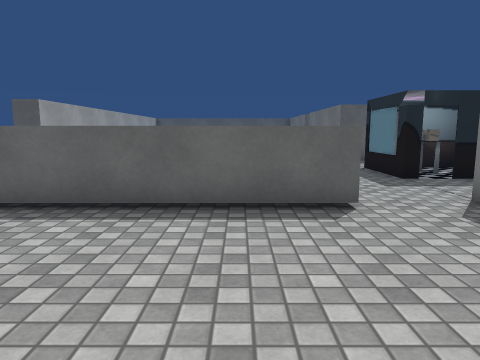
view 1 (above)

24 first-person views from a walk through a 3-D level made in the Unity game engine. The camera is 1.3 m above the floor, tilts 8° down and sees 70° across. The floor is counted in squares, 1 m on a side. Each view is taken from the middle of a square. On the plan, view 1 faces up. The plan holds only what a view shows up to about 15 squares ahead; the rest is blank. Some animated figures are not drawn. Some surface patterns are stand-ins.

view 2
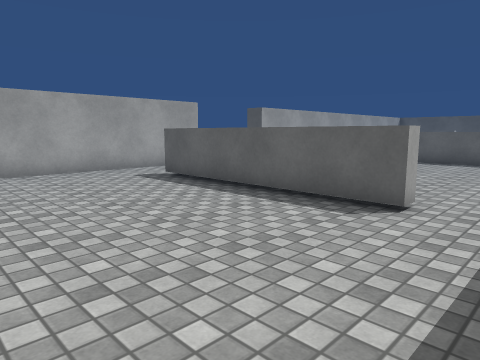

view 3
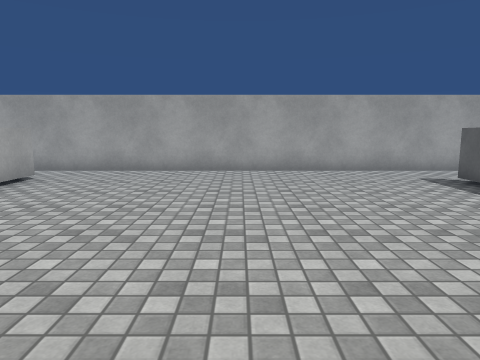

view 4
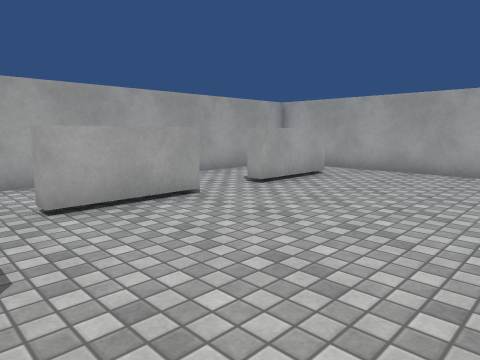

view 5
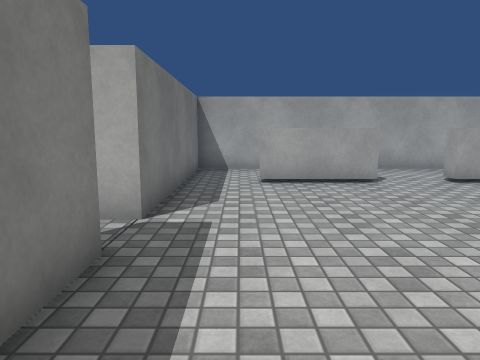

view 6
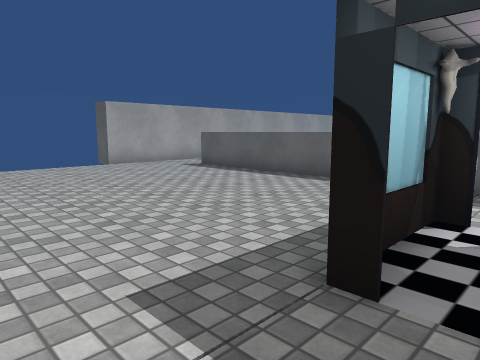

view 7
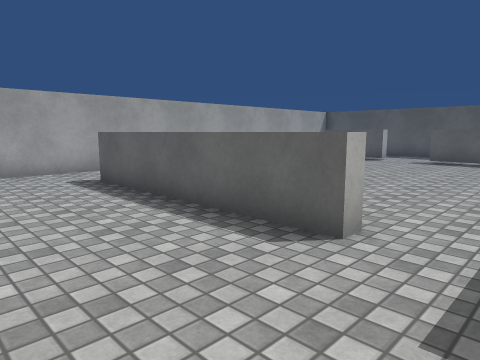

view 8
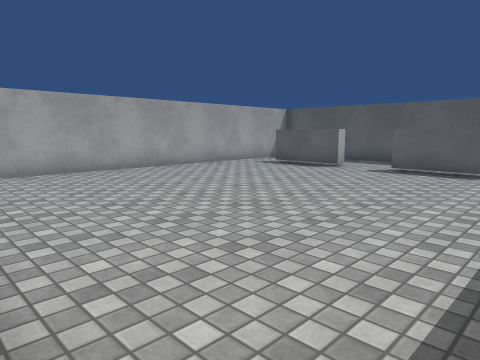

view 9
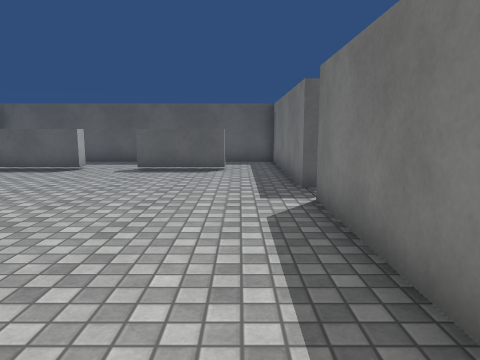

view 10
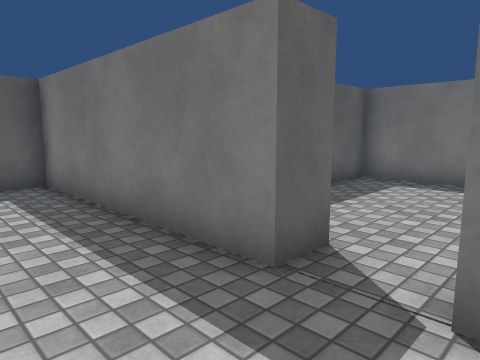

view 11
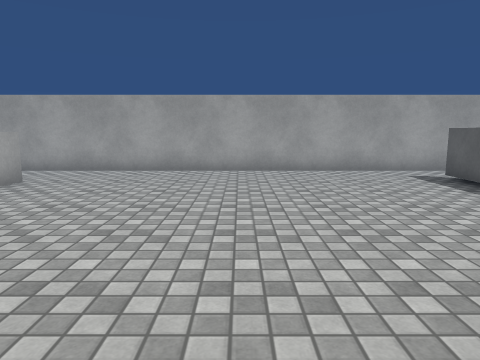

view 12
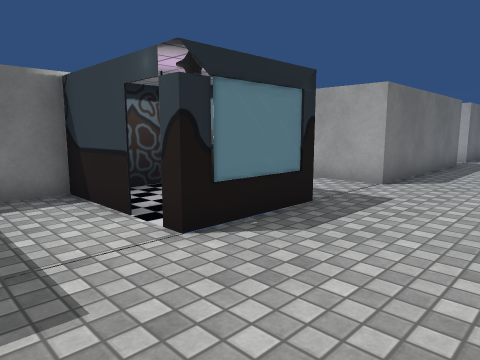

view 13
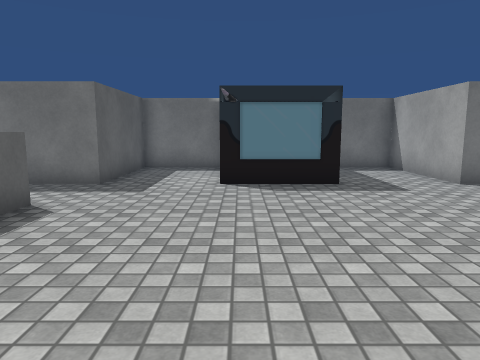

view 14
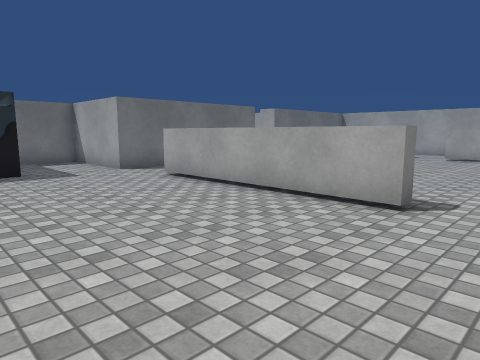

view 15
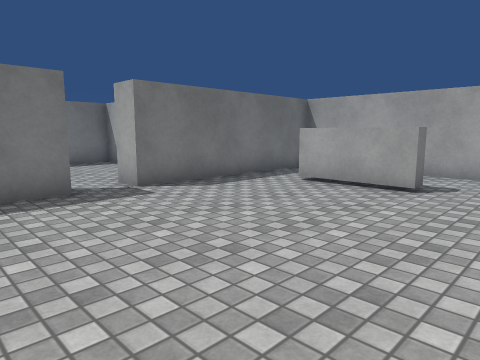

view 16
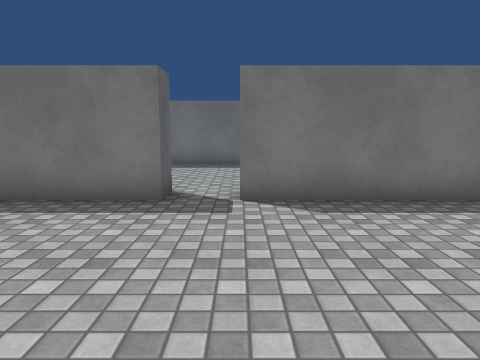

view 17
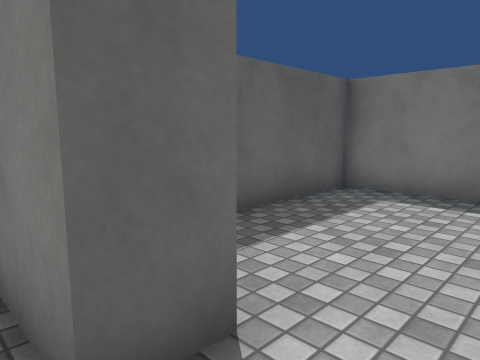

view 18
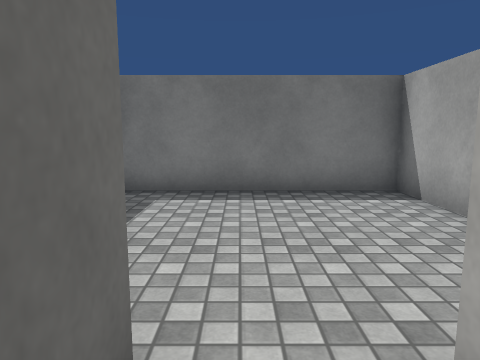

view 19
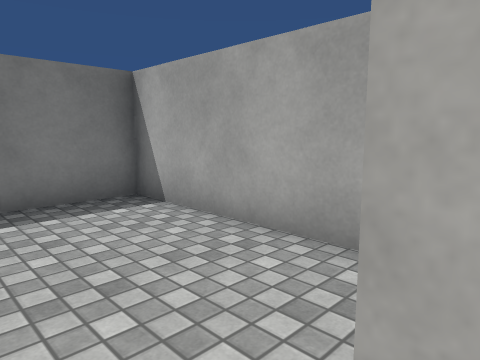

view 20
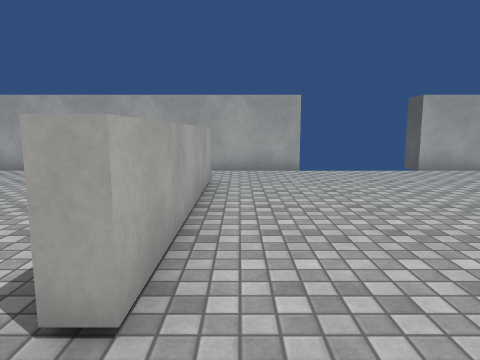

view 21
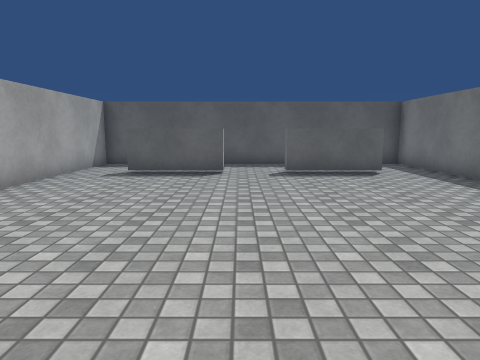

view 22
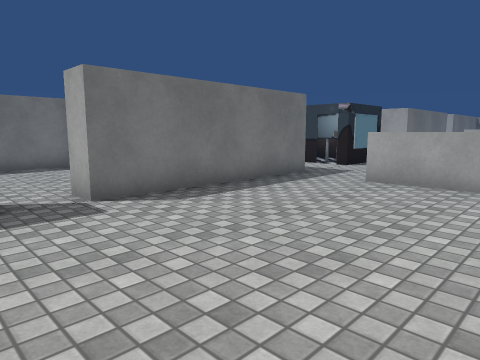

view 23
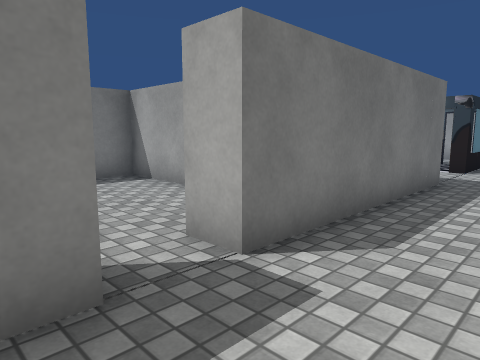

view 24
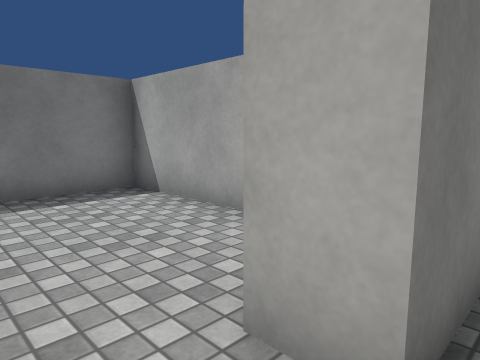

### Floor plan
Key: @ floor where view 1 was taken; # wall or solid block; x gap in a wall; . floor; ^ raised ledge; O other object.
Columns run from 8 left of view 1 to 12 right of it. Each row starts with its distance up from view 1.
 31 ##############
 30 #..  ....  ..#
 29 #............#
 28 #..^^^..^^^..#
 27 #............#    ###
 26 #............#  ....#
 25 #............# .....#
 24 #............#......#
 23 #...................#
 22 #............#......#
 21 #............# .....#
 20 #............#  #####
 19 #............#
 18 #............#
 17 #............#
 16 #..^^^^^^^^..#####
 15 #................#
 14 #................#
 13 x............... #
 12  ............OOOO#
 11  ............OO  #
 10  ............OO  #
  9 x................#
  8 #................#
  7 #................#
  6 #..^^^^^^^^..#####
  5 #............#
  4 #............#
  3 #............#
  2 #............#  #####
  1 #............# .....#
  0 #.......@....#......#
 -1 #...................#
 -2 #............#......#
 -3 #............#......#
 -4 #............#......#
 -5 #............########
 -6 #..^^^..^^^..#
 -7 #.   .... ...#
 -8 #   ..... ...#
 -9 ##############

Positions as (right, up) in squares from view 1, and headings:
1: (0, 0), facing up
2: (4, 0), facing up-left
3: (4, 0), facing left
4: (4, 0), facing down-left
5: (3, 3), facing down
6: (6, 7), facing up-left
7: (4, 12), facing up-left
8: (4, 16), facing up-left
9: (3, 16), facing up
10: (2, 22), facing up-right
11: (4, 22), facing left
12: (1, 15), facing down-right
13: (-4, 12), facing right
14: (-7, 12), facing down-right
15: (-3, 2), facing down-right
16: (-2, -2), facing right
17: (4, -2), facing up-right
18: (4, -1), facing right
19: (5, -1), facing down-right
20: (4, 7), facing left
21: (-2, 17), facing up
22: (-2, 25), facing down-right
23: (2, 25), facing down-right
24: (4, 24), facing down-right
